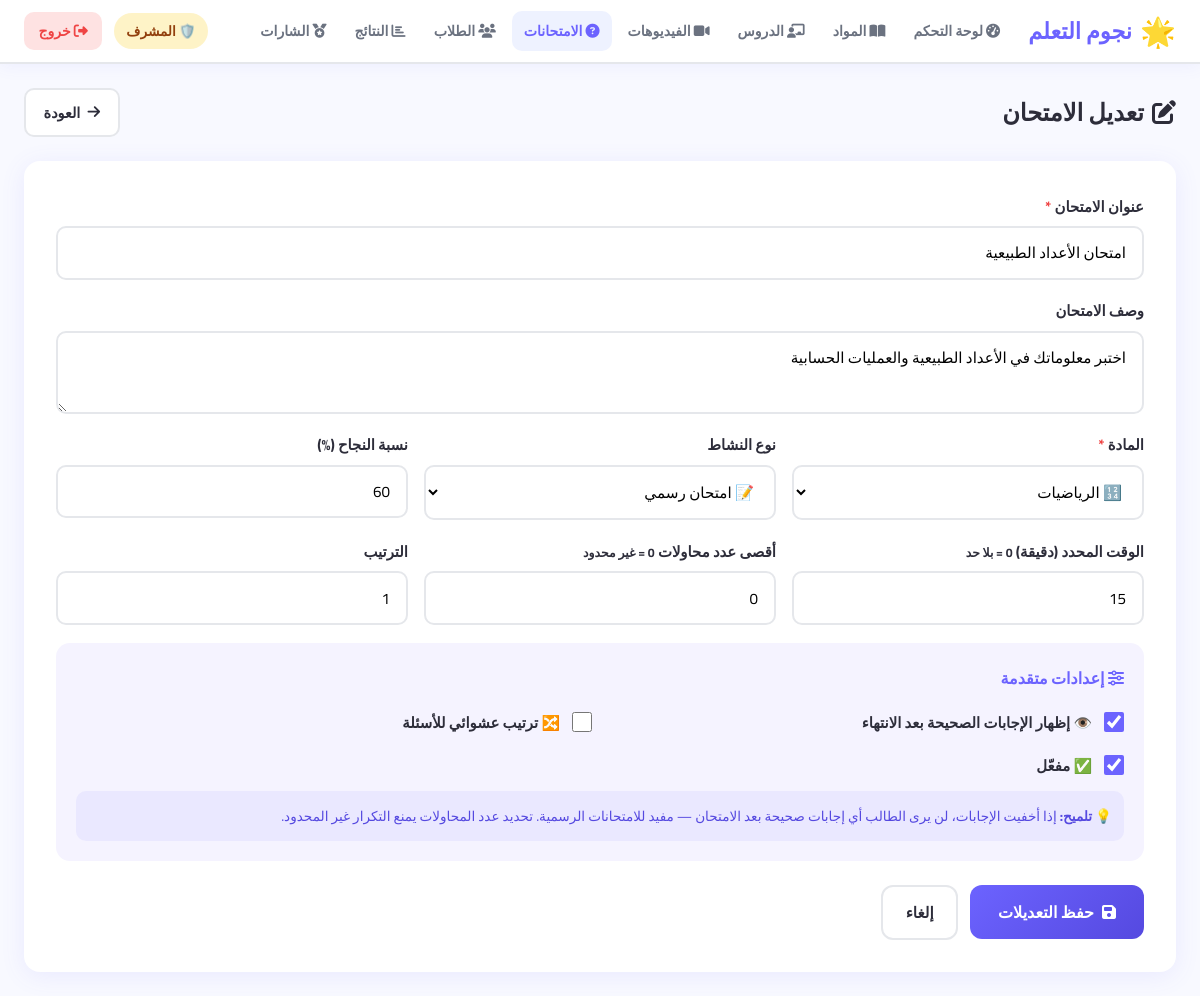
The page /admin/quizzes/1/edit (signed in) on the database its author committed.
### app/models.py (models this page shows, shortened)
class Quiz(db.Model):
    __tablename__ = 'quizzes'
    id               = db.Column(db.Integer, primary_key=True)
    title            = db.Column(db.String(200), nullable=False)
    description      = db.Column(db.Text)
    subject_id       = db.Column(db.Integer, db.ForeignKey('subjects.id'), nullable=False)
    time_limit       = db.Column(db.Integer, default=0)
    pass_score       = db.Column(db.Integer, default=60)
    order            = db.Column(db.Integer, default=0)
    is_active        = db.Column(db.Boolean, default=True)
    show_answers     = db.Column(db.Boolean, default=True)   # show correct answers after submit
    shuffle_questions= db.Column(db.Boolean, default=False)  # randomize question order
    max_attempts     = db.Column(db.Integer, default=0)      # 0 = unlimited
    quiz_type        = db.Column(db.String(20), default='exam')  # exam | practice | game
    created_at       = db.Column(db.DateTime, default=datetime.utcnow)
    questions = db.relationship('Question',    backref='quiz', lazy='dynamic',
                                cascade='all, delete-orphan', order_by='Question.order')
    attempts  = db.relationship('QuizAttempt', backref='quiz', lazy='dynamic',
                                cascade='all, delete-orphan')

class Subject(db.Model):
    __tablename__ = 'subjects'
    id          = db.Column(db.Integer, primary_key=True)
    name        = db.Column(db.String(100), nullable=False)
    name_ar     = db.Column(db.String(100))
    description = db.Column(db.Text)
    icon        = db.Column(db.String(10), default='📚')
    color       = db.Column(db.String(20), default='#4F46E5')
    bg_color    = db.Column(db.String(20), default='#EEF2FF')
    order       = db.Column(db.Integer, default=0)
    is_active   = db.Column(db.Boolean, default=True)
    created_at  = db.Column(db.DateTime, default=datetime.utcnow)
    lessons = db.relationship('Lesson', backref='subject', lazy='dynamic', cascade='all, delete-orphan')
    quizzes = db.relationship('Quiz',   backref='subject', lazy='dynamic', cascade='all, delete-orphan')
    videos  = db.relationship('Video',  backref='subject', lazy='dynamic', cascade='all, delete-orphan')

### app/admin/routes.py (the view, shortened to what this page needs)
@admin.route('/quizzes/<int:qid>/edit', methods=['GET','POST'])
@admin_required
def edit_quiz(qid):
    quiz = Quiz.query.get_or_404(qid)
    subjects = Subject.query.filter_by(is_active=True).all()
    return render_template('admin/quiz_form.html', quiz=quiz, subjects=subjects)

### app/admin/routes.py (called while the page is built)
def admin_required(f):
    @wraps(f)
    def decorated(*args, **kwargs):
        if not current_user.is_authenticated or not current_user.is_admin():
            flash('ليس لديك صلاحية الوصول', 'danger')
            return redirect(url_for('student.dashboard'))
        return f(*args, **kwargs)
    return login_required(decorated)

### app/models.py (called while the page is built)
@login_manager.user_loader
def load_user(user_id):
    return User.query.get(int(user_id))

    def is_admin(self):          return self.role == 'admin'

### templates/admin/quiz_form.html (shortened to what this page needs)
{% extends "base.html" %}
{% block content %}
<div class="admin-page">
  <div class="admin-header">
    <h1>{% if quiz %}<i class="fas fa-edit"></i> تعديل الامتحان{% else %}<i class="fas fa-plus"></i> امتحان جديد{% endif %}</h1>
    <a href="{{ url_for('admin.quizzes') }}" class="btn-back"><i class="fas fa-arrow-right"></i> العودة</a>
  </div>
  <form method="POST" class="admin-form">
    <div class="form-group">
      <label>عنوان الامتحان <span class="req">*</span></label>
      <input type="text" name="title" class="form-control"
             value="{{ quiz.title if quiz else '' }}" placeholder="مثال: امتحان الفصل الأول" required>
    </div>
    <div class="form-group">
      <label>وصف الامتحان</label>
      <textarea name="description" class="form-control" rows="2"
                placeholder="وصف مختصر...">{{ quiz.description if quiz else '' }}</textarea>
    </div>
    <div class="form-grid three-col">
      <div class="form-group">
        <label>المادة <span class="req">*</span></label>
        <select name="subject_id" class="form-control" required>
          {% for s in subjects %}
          <option value="{{ s.id }}" {% if quiz and quiz.subject_id==s.id %}selected{% endif %}>
            {{ s.icon }} {{ s.name_ar or s.name }}
          </option>
          {% endfor %}
        </select>
      </div>
      <div class="form-group">
        <label>نوع النشاط</label>
        <select name="quiz_type" class="form-control">
          <option value="exam"     {% if quiz and quiz.quiz_type=='exam'     %}selected{% endif %}>📝 امتحان رسمي</option>
        </select>
      </div>
      <div class="form-group">
        <label>نسبة النجاح (%)</label>
        <input type="number" name="pass_score" class="form-control"
               value="{{ quiz.pass_score if quiz else 60 }}" min="1" max="100">
      </div>
    </div>
    <div class="form-grid three-col">
      <div class="form-group">
        <label>الوقت المحدد (دقيقة) <small>0 = بلا حد</small></label>
        <input type="number" name="time_limit" class="form-control"
               value="{{ quiz.time_limit if quiz else 0 }}" min="0">
      </div>
      <div class="form-group">
        <label>أقصى عدد محاولات <small>0 = غير محدود</small></label>
        <input type="number" name="max_attempts" class="form-control"
               value="{{ quiz.max_attempts if quiz else 0 }}" min="0">
      </div>
      <div class="form-group">
        <label>الترتيب</label>
        <input type="number" name="order" class="form-control"
               value="{{ quiz.order if quiz else 0 }}" min="0">
      </div>
    </div>
    <div style="background:#F5F3FF;border-radius:14px;padding:1.25rem;margin-bottom:1rem;">
      <h4 style="font-weight:800;margin-bottom:1rem;color:#6C63FF;"><i class="fas fa-sliders-h"></i> إعدادات متقدمة</h4>
      <div class="form-grid two-col">
        <div class="form-group" style="flex-direction:row;align-items:center;gap:.75rem;margin:0;">
          <input type="checkbox" name="show_answers" id="showAnswers"
                 {% if quiz is none or quiz.show_answers %}checked{% endif %}>
          <label for="showAnswers" style="cursor:pointer;font-weight:700;">
            👁️ إظهار الإجابات الصحيحة بعد الانتهاء
          </label>
        </div>
        <div class="form-group" style="flex-direction:row;align-items:center;gap:.75rem;margin:0;">
          <input type="checkbox" name="shuffle_questions" id="shuffleQ"
                 {% if quiz and quiz.shuffle_questions %}checked{% endif %}>
          <label for="shuffleQ" style="cursor:pointer;font-weight:700;">
            🔀 ترتيب عشوائي للأسئلة
          </label>
        </div>
        {% if quiz %}
        <div class="form-group" style="flex-direction:row;align-items:center;gap:.75rem;margin:0;">
          <input type="checkbox" name="is_active" id="isActive" {% if quiz.is_active %}checked{% endif %}>
          <label for="isActive" style="cursor:pointer;font-weight:700;">✅ مفعّل</label>
        </div>
        {% endif %}
      </div>
      <div style="margin-top:.75rem;padding:.75rem;background:rgba(108,99,255,.08);border-radius:10px;font-size:.85rem;color:#5549E0;">
        <strong>💡 تلميح:</strong>
        إذا أخفيت الإجابات، لن يرى الطالب أي إجابات صحيحة بعد الامتحان — مفيد للامتحانات الرسمية.
        تحديد عدد المحاولات يمنع التكرار غير المحدود.
      </div>
    </div>
    <div class="form-actions">
      <button type="submit" class="btn-submit">
        <i class="fas fa-save"></i> {% if quiz %}حفظ التعديلات{% else %}إنشاء الامتحان{% endif %}
      </button>
      <a href="{{ url_for('admin.quizzes') }}" class="btn-cancel">إلغاء</a>
    </div>
  </form>
</div>
{% endblock %}

### app/static/css/style.css (style rules this page uses)
:root { --primary: #6C63FF; --primary-d: #5549E0; --secondary: #FF6584; --success: #10B981; --warning: #F59E0B; --danger: #EF4444; --info: #3B82F6; --dark: #1E1E2E; --text: #2D2D3A; --text-light: #6B7280; --border: #E5E7EB; --bg: #F8F9FF; --white: #FFFFFF; --nav-h: 64px; --radius: 16px; --shadow: 0 4px 24px rgba(108,99,255,.10); --shadow-lg: 0 8px 40px rgba(108,99,255,.18); --font: 'Cairo', 'Tajawal', sans-serif; }
*, *::before, *::after { box-sizing: border-box; margin: 0; padding: 0; }
html { scroll-behavior: smooth; }
body { font-family: var(--font); background: var(--bg); color: var(--text); direction: rtl; min-height: 100vh; }
a { text-decoration: none; color: inherit; }
button { cursor: pointer; font-family: var(--font); }
.form-group { display: flex; flex-direction: column; gap: .4rem; margin-bottom: 1.1rem; }
.form-group label { font-weight: 700; font-size: .93rem; color: var(--text); }
.form-control { border: 2px solid var(--border); border-radius: 10px; padding: .65rem 1rem; font-size: .95rem; font-family: var(--font); transition: border-color .2s, box-shadow .2s; background: var(--white); width: 100%; }
.req { color: var(--danger); }
.admin-header { display: flex; align-items: center; justify-content: space-between; flex-wrap: wrap; gap: 1rem; margin-bottom: 1.5rem; }
.admin-header h1 { font-size: 1.5rem; font-weight: 900; display: flex; align-items: center; gap: .5rem; }
.btn-back { display: flex; align-items: center; gap: .45rem; background: var(--white); border: 2px solid var(--border); border-radius: 10px; padding: .55rem 1.1rem; font-weight: 700; font-size: .9rem; transition: all .2s; }
.admin-form { background: var(--white); border-radius: var(--radius); padding: 2rem; box-shadow: var(--shadow); }
.form-grid { display: grid; gap: 1rem; }
.form-grid.two-col { grid-template-columns: 1fr 1fr; }
.form-grid.three-col { grid-template-columns: 1fr 1fr 1fr; }
input[type="checkbox"] { width: 20px; height: 20px; accent-color: var(--primary); cursor: pointer; }
.form-actions { display: flex; gap: .75rem; margin-top: 1.5rem; align-items: center; }
.btn-submit { display: flex; align-items: center; gap: .5rem; background: linear-gradient(135deg, var(--primary), var(--primary-d)); color: #fff; border: none; border-radius: 12px; padding: .75rem 1.75rem; font-weight: 800; font-size: 1rem; font-family: var(--font); cursor: pointer; transition: all .2s; }
.btn-cancel { padding: .7rem 1.4rem; border-radius: 12px; font-weight: 700; border: 2px solid var(--border); background: var(--white); font-size: .95rem; transition: all .2s; }

### app/static/css/adhd.css (style rules this page uses)
:root { --adhd-bg: #F7F8FF; --adhd-surface: #FFFFFF; --adhd-primary: #6C63FF; --adhd-primary-s: #EEF2FF; --adhd-success: #10B981; --adhd-success-s: #D1FAE5; --adhd-warning: #F59E0B; --adhd-warning-s: #FEF3C7; --adhd-danger: #EF4444; --adhd-text: #1A1A2E; --adhd-muted: #64748B; --adhd-border: #E2E8F0; --adhd-shadow: 0 2px 16px rgba(108,99,255,.08); --adhd-shadow-lg: 0 8px 32px rgba(108,99,255,.15); --adhd-radius: 18px; --adhd-transition: .25s cubic-bezier(.4,0,.2,1); --streak-fire: #FF6B35; --streak-cold: #94A3B8; --xp-color: linear-gradient(90deg, #6C63FF, #A78BFA, #F472B6); --fs-sm: 14px; --fs-md: 16px; --fs-lg: 18px; --fs-xl: 22px; --fs-2xl: 28px; --fs-3xl: 36px; }

### rows shown on the page
Quiz: title "امتحان الأعداد الطبيعية", description "اختبر معلوماتك في الأعداد الطبيعية والعمليات الحسابية", subject_id "🔢 الرياضيات", quiz_type "📝 امتحان رسمي", pass_score "60", time_limit "15", max_attempts "0", order "1", show_answers "☑", is_active "☑"
